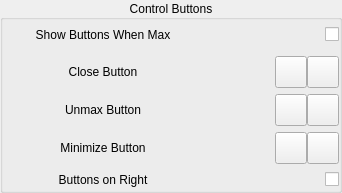
        <widget class="QGroupBox" name="groupBox">
         <property name="title">
          <string>Control Buttons</string>
         </property>
         <property name="alignment">
          <set>Qt::AlignCenter</set>
         </property>
         <property name="flat">
          <bool>false</bool>
         </property>
         <layout class="QVBoxLayout" name="verticalLayout_3">
          <property name="leftMargin">
           <number>0</number>
          </property>
          <property name="topMargin">
           <number>0</number>
          </property>
          <property name="rightMargin">
           <number>0</number>
          </property>
          <property name="bottomMargin">
           <number>0</number>
          </property>
          <item>
           <widget class="QWidget" name="widget_9" native="true">
            <layout class="QHBoxLayout" name="horizontalLayout_10">
             <property name="spacing">
              <number>0</number>
             </property>
             <property name="leftMargin">
              <number>0</number>
             </property>
             <property name="topMargin">
              <number>5</number>
             </property>
             <property name="rightMargin">
              <number>0</number>
             </property>
             <property name="bottomMargin">
              <number>5</number>
             </property>
             <item>
              <widget class="QLabel" name="label_16">
               <property name="minimumSize">
                <size>
                 <width>200</width>
                 <height>0</height>
                </size>
               </property>
               <property name="maximumSize">
                <size>
                 <width>200</width>
                 <height>16777215</height>
                </size>
               </property>
               <property name="text">
                <string>Show Buttons When Max</string>
               </property>
               <property name="alignment">
                <set>Qt::AlignCenter</set>
               </property>
              </widget>
             </item>
             <item>
              <spacer name="horizontalSpacer_8">
               <property name="orientation">
                <enum>Qt::Horizontal</enum>
               </property>
               <property name="sizeHint" stdset="0">
                <size>
                 <width>40</width>
                 <height>20</height>
                </size>
               </property>
              </spacer>
             </item>
             <item>
              <widget class="QCheckBox" name="showButtonsCheckBox">
               <property name="text">
                <string/>
               </property>
              </widget>
             </item>
            </layout>
           </widget>
          </item>
          <item>
           <widget class="QWidget" name="widget_4" native="true">
            <layout class="QHBoxLayout" name="horizontalLayout_4">
             <property name="spacing">
              <number>0</number>
             </property>
             <property name="leftMargin">
              <number>0</number>
             </property>
             <property name="topMargin">
              <number>0</number>
             </property>
             <property name="rightMargin">
              <number>0</number>
             </property>
             <property name="bottomMargin">
              <number>0</number>
             </property>
             <item>
              <widget class="QLabel" name="label_3">
               <property name="minimumSize">
                <size>
                 <width>200</width>
                 <height>0</height>
                </size>
               </property>
               <property name="maximumSize">
                <size>
                 <width>200</width>
                 <height>16777215</height>
                </size>
               </property>
               <property name="text">
                <string>Close Button</string>
               </property>
               <property name="alignment">
                <set>Qt::AlignCenter</set>
               </property>
              </widget>
             </item>
             <item>
              <spacer name="horizontalSpacer_3">
               <property name="orientation">
                <enum>Qt::Horizontal</enum>
               </property>
               <property name="sizeHint" stdset="0">
                <size>
                 <width>40</width>
                 <height>20</height>
                </size>
               </property>
              </spacer>
             </item>
             <item>
              <widget class="QLabel" name="closeButtonLabel">
               <property name="minimumSize">
                <size>
                 <width>32</width>
                 <height>32</height>
                </size>
               </property>
               <property name="maximumSize">
                <size>
                 <width>32</width>
                 <height>32</height>
                </size>
               </property>
               <property name="text">
                <string/>
               </property>
              </widget>
             </item>
             <item>
              <widget class="QToolButton" name="closeButtonToolButton">
               <property name="minimumSize">
                <size>
                 <width>32</width>
                 <height>32</height>
                </size>
               </property>
               <property name="maximumSize">
                <size>
                 <width>32</width>
                 <height>32</height>
                </size>
               </property>
               <property name="toolTip">
                <string>Config</string>
               </property>
               <property name="text">
                <string/>
               </property>
               <property name="icon">
                <iconset theme=":/icons/config.svg">
                 <normaloff>.</normaloff>.</iconset>
               </property>
              </widget>
             </item>
             <item>
              <widget class="QToolButton" name="closeResetToolButton">
               <property name="minimumSize">
                <size>
                 <width>32</width>
                 <height>32</height>
                </size>
               </property>
               <property name="maximumSize">
                <size>
                 <width>32</width>
                 <height>32</height>
                </size>
               </property>
               <property name="toolTip">
                <string>Reset</string>
               </property>
               <property name="text">
                <string/>
               </property>
               <property name="icon">
                <iconset theme=":/icons/reset.svg">
                 <normaloff>.</normaloff>.</iconset>
               </property>
              </widget>
             </item>
            </layout>
           </widget>
          </item>
          <item>
           <widget class="QWidget" name="widget_5" native="true">
            <layout class="QHBoxLayout" name="horizontalLayout_5">
             <property name="spacing">
              <number>0</number>
             </property>
             <property name="leftMargin">
              <number>0</number>
             </property>
             <property name="topMargin">
              <number>0</number>
             </property>
             <property name="rightMargin">
              <number>0</number>
             </property>
             <property name="bottomMargin">
              <number>0</number>
             </property>
             <item>
              <widget class="QLabel" name="label_7">
               <property name="minimumSize">
                <size>
                 <width>200</width>
                 <height>0</height>
                </size>
               </property>
               <property name="maximumSize">
                <size>
                 <width>200</width>
                 <height>16777215</height>
                </size>
               </property>
               <property name="text">
                <string>Unmax Button</string>
               </property>
               <property name="alignment">
                <set>Qt::AlignCenter</set>
               </property>
              </widget>
             </item>
             <item>
              <spacer name="horizontalSpacer_4">
               <property name="orientation">
                <enum>Qt::Horizontal</enum>
               </property>
               <property name="sizeHint" stdset="0">
                <size>
                 <width>40</width>
                 <height>20</height>
                </size>
               </property>
              </spacer>
             </item>
             <item>
              <widget class="QLabel" name="unmaxButtonLabel">
               <property name="minimumSize">
                <size>
                 <width>32</width>
                 <height>32</height>
                </size>
               </property>
               <property name="maximumSize">
                <size>
                 <width>32</width>
                 <height>32</height>
                </size>
               </property>
               <property name="text">
                <string/>
               </property>
              </widget>
             </item>
             <item>
              <widget class="QToolButton" name="unmaxButtonToolButton">
               <property name="minimumSize">
                <size>
                 <width>32</width>
                 <height>32</height>
                </size>
               </property>
               <property name="maximumSize">
                <size>
                 <width>32</width>
                 <height>32</height>
                </size>
               </property>
               <property name="toolTip">
                <string>Config</string>
               </property>
               <property name="text">
                <string/>
               </property>
               <property name="icon">
                <iconset theme=":/icons/config.svg">
                 <normaloff>.</normaloff>.</iconset>
               </property>
              </widget>
             </item>
             <item>
              <widget class="QToolButton" name="unmaxResetToolButton">
               <property name="minimumSize">
                <size>
                 <width>32</width>
                 <height>32</height>
                </size>
               </property>
               <property name="maximumSize">
                <size>
                 <width>32</width>
                 <height>32</height>
                </size>
               </property>
               <property name="toolTip">
                <string>Reset</string>
               </property>
               <property name="text">
                <string/>
               </property>
               <property name="icon">
                <iconset theme=":/icons/reset.svg">
                 <normaloff>.</normaloff>.</iconset>
               </property>
              </widget>
             </item>
            </layout>
           </widget>
          </item>
          <item>
           <widget class="QWidget" name="widget_6" native="true">
            <layout class="QHBoxLayout" name="horizontalLayout_6">
             <property name="spacing">
              <number>0</number>
             </property>
             <property name="leftMargin">
              <number>0</number>
             </property>
             <property name="topMargin">
              <number>0</number>
             </property>
             <property name="rightMargin">
              <number>0</number>
             </property>
             <property name="bottomMargin">
              <number>0</number>
             </property>
             <item>
              <widget class="QLabel" name="label_9">
               <property name="minimumSize">
                <size>
                 <width>200</width>
                 <height>0</height>
                </size>
               </property>
               <property name="maximumSize">
                <size>
                 <width>200</width>
                 <height>16777215</height>
                </size>
               </property>
               <property name="text">
                <string>Minimize Button</string>
               </property>
               <property name="alignment">
                <set>Qt::AlignCenter</set>
               </property>
              </widget>
             </item>
             <item>
              <spacer name="horizontalSpacer_5">
               <property name="orientation">
                <enum>Qt::Horizontal</enum>
               </property>
               <property name="sizeHint" stdset="0">
                <size>
                 <width>40</width>
                 <height>20</height>
                </size>
               </property>
              </spacer>
             </item>
             <item>
              <widget class="QLabel" name="minButtonLabel">
               <property name="minimumSize">
                <size>
                 <width>32</width>
                 <height>32</height>
                </size>
               </property>
               <property name="maximumSize">
                <size>
                 <width>32</width>
                 <height>32</height>
                </size>
               </property>
               <property name="text">
                <string/>
               </property>
              </widget>
             </item>
             <item>
              <widget class="QToolButton" name="minToolButton">
               <property name="minimumSize">
                <size>
                 <width>32</width>
                 <height>32</height>
                </size>
               </property>
               <property name="maximumSize">
                <size>
                 <width>32</width>
                 <height>32</height>
                </size>
               </property>
               <property name="toolTip">
                <string>Config</string>
               </property>
               <property name="text">
                <string/>
               </property>
               <property name="icon">
                <iconset theme=":/icons/config.svg">
                 <normaloff>.</normaloff>.</iconset>
               </property>
              </widget>
             </item>
             <item>
              <widget class="QToolButton" name="minResetToolButton">
               <property name="minimumSize">
                <size>
                 <width>32</width>
                 <height>32</height>
                </size>
               </property>
               <property name="maximumSize">
                <size>
                 <width>32</width>
                 <height>32</height>
                </size>
               </property>
               <property name="toolTip">
                <string>Reset</string>
               </property>
               <property name="text">
                <string/>
               </property>
               <property name="icon">
                <iconset theme=":/icons/reset.svg">
                 <normaloff>.</normaloff>.</iconset>
               </property>
              </widget>
             </item>
            </layout>
           </widget>
          </item>
          <item>
           <widget class="QWidget" name="widget_13" native="true">
            <layout class="QHBoxLayout" name="horizontalLayout_14">
             <property name="spacing">
              <number>0</number>
             </property>
             <property name="leftMargin">
              <number>0</number>
             </property>
             <property name="topMargin">
              <number>0</number>
             </property>
             <property name="rightMargin">
              <number>0</number>
             </property>
             <property name="bottomMargin">
              <number>0</number>
             </property>
             <item>
              <widget class="QLabel" name="label_23">
               <property name="minimumSize">
                <size>
                 <width>200</width>
                 <height>0</height>
                </size>
               </property>
               <property name="maximumSize">
                <size>
                 <width>200</width>
                 <height>16777215</height>
                </size>
               </property>
               <property name="text">
                <string>Buttons on Right</string>
               </property>
               <property name="alignment">
                <set>Qt::AlignCenter</set>
               </property>
              </widget>
             </item>
             <item>
              <spacer name="horizontalSpacer_12">
               <property name="orientation">
                <enum>Qt::Horizontal</enum>
               </property>
               <property name="sizeHint" stdset="0">
                <size>
                 <width>40</width>
                 <height>20</height>
                </size>
               </property>
              </spacer>
             </item>
             <item>
              <widget class="QCheckBox" name="buttonOnRightCheckBox">
               <property name="text">
                <string/>
               </property>
              </widget>
             </item>
            </layout>
           </widget>
          </item>
         </layout>
        </widget>
